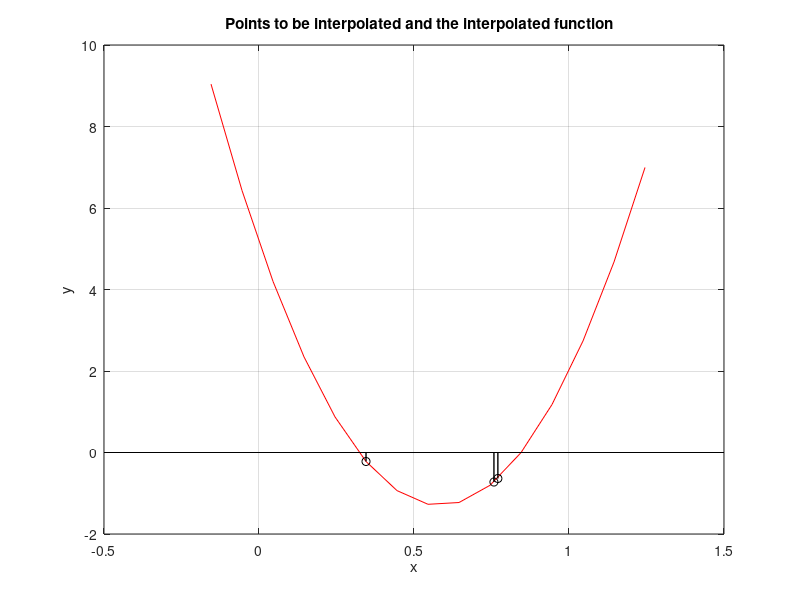

The MATLAB script that drew this image:
function lagrange_test
% Function to test the routine lagrange_new 

xk = [0,3,5,7.5,10];    % Support points to be interpolated
yk = [1,5,3.2,-2.5,2];  % The values at the points xk
x = 0:0.2:10;           % The interpolation points

N=3;
xk = (randn(1,N) ); xk = sort(xk)
yk = (randn(1,N) ) %yk = sort(yk)
x = xk(1)-0.5: 1/10: xk(N)+0.5;

% ------ Interpolation with lagrange_new routine
[y,L] = lagrange_new(xk, yk, x);

[x' y' L]

close all;
figure(1);    clf; 
plot(x,y,'r');      hold on;
stem(xk,yk,'k-','LineWidth',1);    grid on;
title('   Points to be interpolated and the interpolated function');
xlabel('x');     ylabel('y');

% figure(2);    clf;
% plot(x,L,'k-','LineWidth',1);      grid on;
% title(' The functions l_k(x)');    hold on;
% 
% La = axis; 
% for n = 1:length(xk)
%    plot([xk(n), xk(n)], [La(3),La(4)],'k--');
% end   
% plot([La(1), La(2)], [1,1],'k--');

%################
function [y,L] = lagrange_new(xk,yk,x)
% From MATLAB Central by Qazi Ejaz
% https://de.mathworks.com/matlabcentral/fileexchange/
%                 45855-lagrange-interpolation?s_tid=srchtitle

nk = length(xk);
nx = length(x);
L = ones(nx,nk);
for j = 1:nk
    for i = 1:nk
        if (i ~= j)
           L(:,j) = L(:,j).*(x' - xk(i))/(xk(j)-xk(i));
        end
    end
end
y = yk*L';